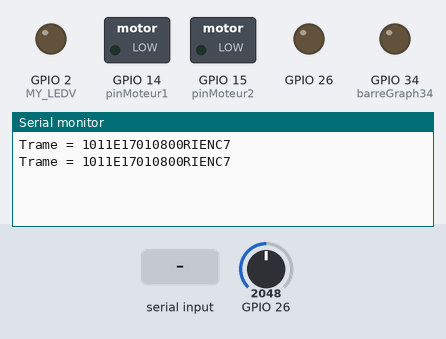
This sketch was run on a simulated ESP32. Parts: switched loads named in the sketch (green lamp = pin HIGH), output pins drawn as LEDs (lit = HIGH), the last lines printed to the serial monitor. The inputs (shaded band) are chosen by the test bench; at power-on: GPIO 26 = 2048.

Above: at 1.2 s.
1.3 s: GPIO 26 set to 2866
At 2.4 s:
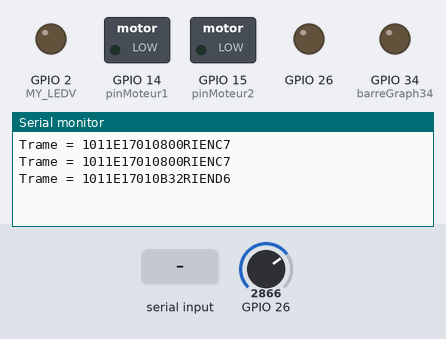
4.5 s: "2" received over the second serial link
At 5.8 s:
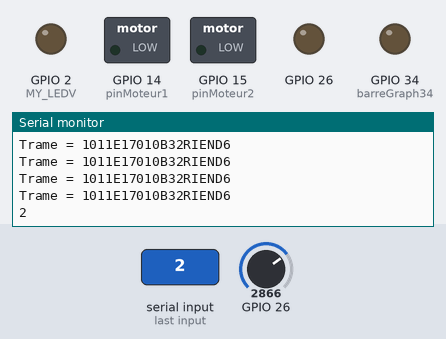
6.5 s: GPIO 26 set to 3603
At 7.8 s:
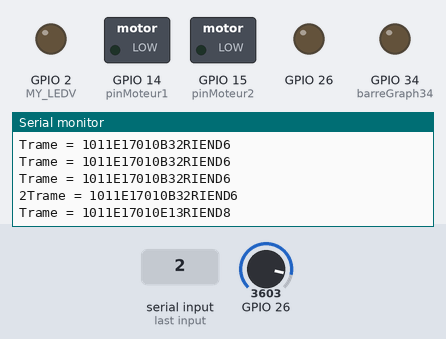

Measured:
- after the input at 1.3 s, the serial monitor: prints a new line after 0.70 s (image 1)
- after the input at 4.5 s, the serial monitor: prints a new line after 0.51 s (image 2)
- after the input at 6.5 s, the serial monitor: prints a new line after 0.51 s (image 3)

The sketch:

trame_Juin.ino
```cpp
#define   SIZE_ENVOI  17
#define   SIZE_RECEP  15
#define MY_LEDV  2

char  Conv_hexToAsc(char digH); // définition de la fonction de ...
                  // conversion d'un chiffre hexa en code ASCII
void  Envoi_Trame(int valcapt); // définition de la fonction d'envoi ...
                  // d'une trame
void Reception_Trame();//définition de la fonction de reception des trames
void Analyse_Trame();//définition de la fonction d'analyse des trames

char  TrameEnvoi[20];   // buffer pour envoyer  une trame vers la passerelle
char  TrameRecep[20];   // buffer pour recevoir une trame venant de la passerelle
char  CheckSum;

//moteur
int pinMoteur1=14;
int pinMoteur2=15;

int barreGraph34=34;

void setup()
{
  pinMode(MY_LEDV, OUTPUT);
  Serial.begin(9600);
  Serial1.begin(9600);
  pinMode(26,OUTPUT);
  pinMode(barreGraph34,OUTPUT);

    //moteur
  pinMode(pinMoteur1,OUTPUT);
  pinMode(pinMoteur2,OUTPUT);
  // put your setup code here, to run once:

  // Partie constante de la trame
  TrameEnvoi[0] = '1';  // le champ TRA. choisir toujours "Trame courante = 1"
  TrameEnvoi[1] = '0';  // le champ OBJ (4 octets) = numero de groupe. ex 001A
  TrameEnvoi[2] = '1';  //
  TrameEnvoi[3] = '1';  //
  TrameEnvoi[4] = 'E';  //
  TrameEnvoi[5] = '1';  // champ REQ. 1= Requete en ecriture
//  TrameEnvoi[6] = ;   // champ TYP. remplir dans la boucle (voir Doc)
  TrameEnvoi[7] = '0';  // champ NUM (2 octets). Numero du capteur
  TrameEnvoi[8] = '1';  // On choisit par exemple le numero 01.
//  TrameEnvoi[ 9] = ;    // Champ VAL (4 octets) = valeur à envoyer au site web
//  TrameEnvoi[10] = ;    // par exemple la valeur du capteur de lumiere
//  TrameEnvoi[11] = ;
//  TrameEnvoi[12] = ;
  TrameEnvoi[13] = 'R'; // Champ TIM (4 octets) = heure d'envoi de la trame
  TrameEnvoi[14] = 'I'; // Ce champ n'est pas utilisé par la passerelle; donc
  TrameEnvoi[15] = 'E'; // on peut mettre la valeur qu'on veut
  TrameEnvoi[16] = 'N';
//  TrameEnvoi[17] = ;    // premier  chiffre (poid fort)   du checksum
//  TrameEnvoi[18] = ;    // deuxieme chiffre (poid faible) du checksum
}

void loop()
{
  int n, valcapt;   // valeur lue du capteur

  // put your main code here, to run repeatedly:
  //Serial.println(analogRead(26));
  valcapt = analogRead(26);
  // lire ici le capteur et mettre la valeur dans la variable valcapt
    if(valcapt<900){
      delay(5000);
    Envoi_Trame_fictif();
    //digitalWrite(barreGraph34,LOW);
    digitalWrite(pinMoteur1,HIGH); //moteur
    digitalWrite(pinMoteur2,LOW);
  }

    else{
    TrameEnvoi[6] = 0x37; // champ TYP. 0x35 = envoi de la valeur du capteur de lumiere
    Envoi_Trame(valcapt);
  }
    Reception_Trame();
    //Analyse_Trame();
  delay(1000);  // tempo de 1 secondes
}

//-------------------------------------
  void Reception_Trame()
//-------------------------------------
  {int i;
  for(i=0; i<SIZE_RECEP; i++){
  if (Serial1.available() > 0) {
          TrameRecep[i]=Serial1.read();
                //affichage trame
          if(i<14)Serial.print(TrameRecep[i]);
          else Serial.println(TrameRecep[i]);
          /*if(tramePasserelle[9]!= '0' || tramePasserelle[10]=='9' ){
                  Serial.print("une led est allumée,   ");
                  Serial.println("activer le moteur");
                  /*digitalWrite(MY_LEDV,HIGH);
                  digitalWrite(barreGraph34,HIGH);
          }*/
          Analyse_Trame(i, TrameRecep);
  }
  }
  }

//---------------------------------
void Analyse_Trame(int i, char TrameRecep[])
//---------------------------------
{

  if(TrameRecep[5]=='2' && TrameRecep[6]=='4' && TrameRecep[9]=='3' && TrameRecep[10]=='3' && TrameRecep[11]=='3' && TrameRecep[12]=='3'){
       //digitalWrite(barreGraph34,HIGH);
       digitalWrite(pinMoteur1,LOW); //le moteur se lance
       digitalWrite(pinMoteur2,HIGH);
          }

  if(TrameRecep[5]=='2' && TrameRecep[6]=='4' && TrameRecep[9]=='4' && TrameRecep[10]=='4' && TrameRecep[11]=='4' && TrameRecep[12]=='4'){
       //digitalWrite(barreGraph34,LOW);
       digitalWrite(pinMoteur1,HIGH); //le moteur se lance
       digitalWrite(pinMoteur2,LOW);
          }

 /* else if(TrameRecep[6]=='A' && i==14){
       Serial.println("LA et MI détecté");
       Serial.println("activer le moteur");
       digitalWrite(pinMoteur1,LOW); //le moteur se lance
       digitalWrite(pinMoteur2,HIGH);
       digitalWrite(MY_LEDV,HIGH);
          }  */

  else if(TrameRecep[5]=='2' && TrameRecep[6]=='5' &&  TrameRecep[9]=='1' && TrameRecep[10]=='1' && TrameRecep[11]=='1' && TrameRecep[12]=='1'){
       digitalWrite(barreGraph34,HIGH);
  }

  else if(TrameRecep[5]=='2' && TrameRecep[6]=='5' &&  TrameRecep[9]=='2' && TrameRecep[10]=='2' && TrameRecep[11]=='2' && TrameRecep[12]=='2'){
       digitalWrite(barreGraph34,LOW);
  }
}

//---------------------------------
void  Envoi_Trame_fictif()
//---------------------------------
{ int n;  char digH, digA='0';  // digit (4 bits) Hexa et Ascii

  TrameEnvoi[9] = digA;
  TrameEnvoi[10] = digA;
  TrameEnvoi[11] = digA;
  TrameEnvoi[12] = digA;

  Serial.print("Trame = ");
  // boucle pour envoyer une trame vers la passerelle
  CheckSum = 0;
  // envoi des 'SIZE_ENVOI' premiers octets
  for (n = 0; n < SIZE_ENVOI; n++) {
    Serial.print(TrameEnvoi[n]);
    Serial1.print(TrameEnvoi[n]);
    CheckSum = CheckSum + TrameEnvoi[n];
  }
  digH = (CheckSum >> 4) & 0x0F;  // poid fort du CheckSum
  digA = Conv_hexToAsc(digH);
  Serial.print(digA);       // envoi du poid fort
  Serial1.print(digA);
  digH = CheckSum & 0x0F;     // poid faible du CheckSum
  digA = Conv_hexToAsc(digH);
  Serial.print(digA);       // envoi du poid faible
  Serial1.print(digA);
  Serial.println();   // retour à la ligne

}

//---------------------------------
void  Envoi_Trame(int valcapt)
//---------------------------------
{ int n;  char digH, digA;  // digit (4 bits) Hexa et Ascii

  // convertir la valeur du capteur en 4 chiffres ASCII (poid fort en premier)
  // conversion du 1er chiffre (poid fort)
  digH = (valcapt >> 12) & 0x0F;  // >> signifie décalage de 12 bits vers la droite
  digA = Conv_hexToAsc(digH);
  TrameEnvoi[9] = digA;
  // conversion du 2e chiffre
  digH = (valcapt >> 8) & 0x0F; // décalage de 8 bits vers la droite
  digA = Conv_hexToAsc(digH);
  TrameEnvoi[10] = digA;
  // conversion du 3e chiffre
  digH = (valcapt >> 4) & 0x0F; // décalage de 4 bits vers la droite
  digA = Conv_hexToAsc(digH);
  TrameEnvoi[11] = digA;
  // conversion du 4e chiffre (poid faible)
  digH = valcapt & 0x0F;    // pas besoin de décalage.
  digA = Conv_hexToAsc(digH);
  TrameEnvoi[12] = digA;

  Serial.print("Trame = ");
  // boucle pour envoyer une trame vers la passerelle
  CheckSum = 0;
  // envoi des 'SIZE_ENVOI' premiers octets
  for (n = 0; n < SIZE_ENVOI; n++) {
    Serial.print(TrameEnvoi[n]);
    Serial1.print(TrameEnvoi[n]);
    CheckSum = CheckSum + TrameEnvoi[n];
  }
  digH = (CheckSum >> 4) & 0x0F;  // poid fort du CheckSum
  digA = Conv_hexToAsc(digH);
  Serial.print(digA);       // envoi du poid fort
  Serial1.print(digA);
  digH = CheckSum & 0x0F;     // poid faible du CheckSum
  digA = Conv_hexToAsc(digH);
  Serial.print(digA);       // envoi du poid faible
  Serial1.print(digA);
  Serial.println();   // retour à la ligne
}

//---------------------------------
char  Conv_hexToAsc(char digH)
//---------------------------------
{ char valAsc;

  digH &= 0x0F;   // garder que les 4 bits de poid faible = 1 chiffre hexa (0 à 15)
  valAsc = digH + 0x30;
  if (digH > 9)
    valAsc += 0x07;
  return valAsc;
}
```
